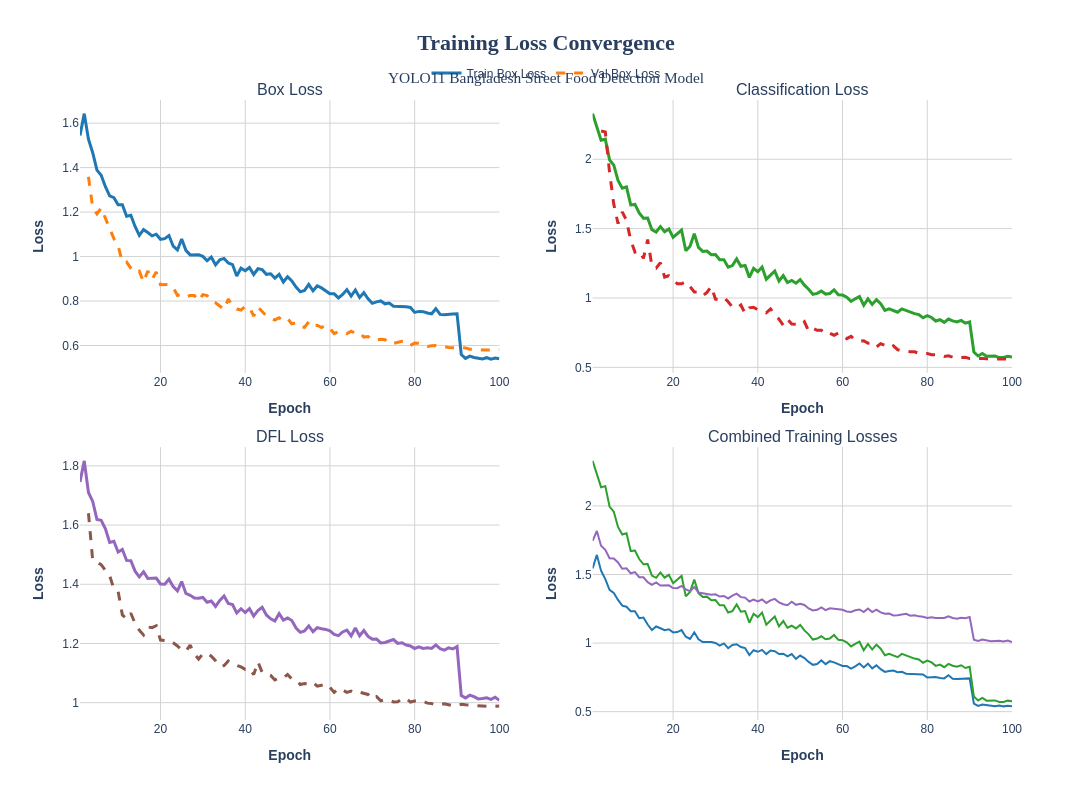

Write notebook code for a chart like this one.
### Code cell
# Training Loss Convergence Plot
fig_loss = make_subplots(
    rows=2, cols=2,
    subplot_titles=('Box Loss', 'Classification Loss', 'DFL Loss', 'Combined Training Losses'),
    vertical_spacing=0.12,
    horizontal_spacing=0.1
)

# Box Loss
fig_loss.add_trace(
    go.Scatter(
        x=df['epoch'],
        y=df['train/box_loss'],
        mode='lines',
        name='Train Box Loss',
        line=dict(color='#1f77b4', width=3),
        hovertemplate='<b>Epoch:</b> %{x}<br><b>Box Loss:</b> %{y:.4f}<extra></extra>'
    ),
    row=1, col=1
)

# Add validation box loss where available
val_box_mask = df['val/box_loss'].notna()
if val_box_mask.any():
    fig_loss.add_trace(
        go.Scatter(
            x=df[val_box_mask]['epoch'],
            y=df[val_box_mask]['val/box_loss'],
            mode='lines',
            name='Val Box Loss',
            line=dict(color='#ff7f0e', width=3, dash='dash'),
            hovertemplate='<b>Epoch:</b> %{x}<br><b>Val Box Loss:</b> %{y:.4f}<extra></extra>'
        ),
        row=1, col=1
    )

# Classification Loss
fig_loss.add_trace(
    go.Scatter(
        x=df['epoch'],
        y=df['train/cls_loss'],
        mode='lines',
        name='Train Cls Loss',
        line=dict(color='#2ca02c', width=3),
        hovertemplate='<b>Epoch:</b> %{x}<br><b>Cls Loss:</b> %{y:.4f}<extra></extra>',
        showlegend=False
    ),
    row=1, col=2
)

val_cls_mask = df['val/cls_loss'].notna()
if val_cls_mask.any():
    fig_loss.add_trace(
        go.Scatter(
            x=df[val_cls_mask]['epoch'],
            y=df[val_cls_mask]['val/cls_loss'],
            mode='lines',
            name='Val Cls Loss',
            line=dict(color='#d62728', width=3, dash='dash'),
            hovertemplate='<b>Epoch:</b> %{x}<br><b>Val Cls Loss:</b> %{y:.4f}<extra></extra>',
            showlegend=False
        ),
        row=1, col=2
    )

# DFL Loss
fig_loss.add_trace(
    go.Scatter(
        x=df['epoch'],
        y=df['train/dfl_loss'],
        mode='lines',
        name='Train DFL Loss',
        line=dict(color='#9467bd', width=3),
        hovertemplate='<b>Epoch:</b> %{x}<br><b>DFL Loss:</b> %{y:.4f}<extra></extra>',
        showlegend=False
    ),
    row=2, col=1
)

val_dfl_mask = df['val/dfl_loss'].notna()
if val_dfl_mask.any():
    fig_loss.add_trace(
        go.Scatter(
            x=df[val_dfl_mask]['epoch'],
            y=df[val_dfl_mask]['val/dfl_loss'],
            mode='lines',
            name='Val DFL Loss',
            line=dict(color='#8c564b', width=3, dash='dash'),
            hovertemplate='<b>Epoch:</b> %{x}<br><b>Val DFL Loss:</b> %{y:.4f}<extra></extra>',
            showlegend=False
        ),
        row=2, col=1
    )

# Combined losses
fig_loss.add_trace(
    go.Scatter(
        x=df['epoch'],
        y=df['train/box_loss'],
        mode='lines',
        name='Box Loss',
        line=dict(color='#1f77b4', width=2),
        hovertemplate='<b>Epoch:</b> %{x}<br><b>Box Loss:</b> %{y:.4f}<extra></extra>',
        showlegend=False
    ),
    row=2, col=2
)

fig_loss.add_trace(
    go.Scatter(
        x=df['epoch'],
        y=df['train/cls_loss'],
        mode='lines',
        name='Cls Loss',
        line=dict(color='#2ca02c', width=2),
        hovertemplate='<b>Epoch:</b> %{x}<br><b>Cls Loss:</b> %{y:.4f}<extra></extra>',
        showlegend=False
    ),
    row=2, col=2
)

fig_loss.add_trace(
    go.Scatter(
        x=df['epoch'],
        y=df['train/dfl_loss'],
        mode='lines',
        name='DFL Loss',
        line=dict(color='#9467bd', width=2),
        hovertemplate='<b>Epoch:</b> %{x}<br><b>DFL Loss:</b> %{y:.4f}<extra></extra>',
        showlegend=False
    ),
    row=2, col=2
)

fig_loss.update_layout(
    title={
        'text': '<b>Training Loss Convergence</b><br><sub>YOLO11 Bangladesh Street Food Detection Model</sub>',
        'x': 0.5,
        'xanchor': 'center',
        'font': {'size': 22, 'family': 'Arial Black'}
    },
    font=dict(family="Arial", size=14),
    plot_bgcolor='white',
    paper_bgcolor='white',
    width=1200,
    height=800,
    legend=dict(
        orientation="h",
        yanchor="bottom",
        y=1.02,
        xanchor="center",
        x=0.5,
        font=dict(size=12)
    )
)

# Update axes
for i in range(1, 3):
    for j in range(1, 3):
        fig_loss.update_xaxes(
            title_text="<b>Epoch</b>",
            title_font_size=14,
            tickfont_size=12,
            showgrid=True,
            gridwidth=1,
            gridcolor='lightgray',
            row=i, col=j
        )
        
        fig_loss.update_yaxes(
            title_text="<b>Loss</b>",
            title_font_size=14,
            tickfont_size=12,
            showgrid=True,
            gridwidth=1,
            gridcolor='lightgray',
            row=i, col=j
        )

fig_loss.show()

### Figure 1 — Plotly figure (JSON) as saved in the notebook; plotly's stock layout.template omitted (floating-point values rounded to 4 significant figures)
{"data": [{"hovertemplate": "<b>Epoch:</b> %{x}<br><b>Box Loss:</b> %{y:.4f}<extra></extra>", "line": {"color": "#1f77b4", "width": 3}, "mode": "lines", "name": "Train Box Loss", "type": "scatter", "x": [1, 2, 3, 4, 5, 6, 7, 8, 9, 10, 11, 12, 13, 14, 15, 16, 17, 18, 19, 20, 21, 22, 23, 24, 25, 26, 27, 28, 29, 30, 31, 32, 33, 34, 35, 36, 37, 38, 39, 40, 41, 42, 43, 44, 45, 46, 47, 48, 49, 50, 51, 52, 53, 54, 55, 56, 57, 58, 59, 60, 61, 62, 63, 64, 65, 66, 67, 68, 69, 70, 71, 72, 73, 74, 75, 76, 77, 78, 79, 80, 81, 82, 83, 84, 85, 86, 87, 88, 89, 90, 91, 92, 93, 94, 95, 96, 97, 98, 99, 100], "xaxis": "x", "y": [1.545, 1.643, 1.528, 1.467, 1.388, 1.366, 1.314, 1.273, 1.265, 1.233, 1.233, 1.182, 1.186, 1.135, 1.095, 1.121, 1.108, 1.093, 1.1, 1.078, 1.08, 1.094, 1.046, 1.03, 1.079, 1.028, 1.008, 1.008, 1.008, 1.001, 0.9811, 0.9972, 0.9626, 0.9856, 0.9916, 0.9711, 0.9639, 0.9125, 0.9479, 0.9364, 0.9506, 0.9194, 0.9452, 0.9411, 0.9201, 0.9224, 0.9029, 0.9196, 0.8853, 0.9091, 0.8906, 0.8625, 0.8414, 0.8477, 0.8749, 0.846, 0.8679, 0.859, 0.8456, 0.8332, 0.8325, 0.8141, 0.8298, 0.8514, 0.8222, 0.8497, 0.816, 0.8377, 0.8098, 0.7896, 0.7962, 0.8003, 0.7875, 0.7906, 0.7767, 0.7764, 0.7727, 0.7741, 0.7708, 0.749, 0.7534, 0.7522, 0.7461, 0.7426, 0.7655, 0.7399, 0.7385, 0.7415, 0.7413, 0.7423, 0.5592, 0.5419, 0.5521, 0.5462, 0.5433, 0.5397, 0.5452, 0.5386, 0.5435, 0.54], "yaxis": "y"}, {"hovertemplate": "<b>Epoch:</b> %{x}<br><b>Val Box Loss:</b> %{y:.4f}<extra></extra>", "line": {"color": "#ff7f0e", "dash": "dash", "width": 3}, "mode": "lines", "name": "Val Box Loss", "type": "scatter", "x": [3, 4, 5, 6, 7, 8, 9, 10, 11, 12, 13, 14, 15, 16, 17, 18, 19, 20, 21, 22, 23, 24, 25, 26, 27, 28, 29, 30, 31, 32, 33, 34, 35, 36, 37, 38, 39, 40, 41, 42, 43, 44, 45, 46, 47, 48, 49, 50, 51, 52, 53, 54, 55, 56, 57, 58, 59, 60, 61, 62, 63, 64, 65, 66, 67, 68, 69, 70, 71, 72, 73, 74, 75, 76, 77, 78, 79, 80, 81, 82, 83, 84, 85, 86, 87, 88, 89, 90, 91, 92, 93, 94, 95, 96, 97, 98, 99, 100], "xaxis": "x", "y": [1.359, 1.219, 1.192, 1.219, 1.172, 1.128, 1.08, 1.049, 0.9743, 0.9753, 0.9477, 0.9283, 0.9342, 0.8849, 0.9354, 0.8972, 0.9307, 0.8738, 0.8739, 0.8746, 0.8606, 0.8253, 0.8306, 0.8193, 0.8246, 0.8253, 0.8009, 0.8289, 0.8246, 0.7996, 0.7924, 0.7775, 0.7621, 0.8086, 0.779, 0.7641, 0.7594, 0.7761, 0.7726, 0.7321, 0.7729, 0.7532, 0.733, 0.7239, 0.7142, 0.7248, 0.7123, 0.7216, 0.6973, 0.7021, 0.6845, 0.6812, 0.7072, 0.6872, 0.6909, 0.681, 0.6914, 0.6775, 0.6532, 0.6625, 0.6587, 0.6534, 0.6641, 0.6544, 0.6576, 0.638, 0.6406, 0.6259, 0.6251, 0.6285, 0.6263, 0.6079, 0.6092, 0.6157, 0.6188, 0.6173, 0.6005, 0.6107, 0.6097, 0.6045, 0.596, 0.5987, 0.5995, 0.5946, 0.5945, 0.591, 0.5899, 0.5884, 0.5891, 0.5893, 0.5833, 0.5809, 0.5815, 0.5802, 0.5795, 0.5796, 0.5796, 0.5807], "yaxis": "y"}, {"hovertemplate": "<b>Epoch:</b> %{x}<br><b>Cls Loss:</b> %{y:.4f}<extra></extra>", "line": {"color": "#2ca02c", "width": 3}, "mode": "lines", "name": "Train Cls Loss", "showlegend": false, "type": "scatter", "x": [1, 2, 3, 4, 5, 6, 7, 8, 9, 10, 11, 12, 13, 14, 15, 16, 17, 18, 19, 20, 21, 22, 23, 24, 25, 26, 27, 28, 29, 30, 31, 32, 33, 34, 35, 36, 37, 38, 39, 40, 41, 42, 43, 44, 45, 46, 47, 48, 49, 50, 51, 52, 53, 54, 55, 56, 57, 58, 59, 60, 61, 62, 63, 64, 65, 66, 67, 68, 69, 70, 71, 72, 73, 74, 75, 76, 77, 78, 79, 80, 81, 82, 83, 84, 85, 86, 87, 88, 89, 90, 91, 92, 93, 94, 95, 96, 97, 98, 99, 100], "xaxis": "x2", "y": [2.329, 2.239, 2.137, 2.144, 1.995, 1.958, 1.847, 1.791, 1.8, 1.671, 1.674, 1.612, 1.575, 1.576, 1.492, 1.476, 1.515, 1.477, 1.498, 1.437, 1.463, 1.49, 1.34, 1.373, 1.462, 1.364, 1.336, 1.339, 1.312, 1.314, 1.276, 1.276, 1.222, 1.233, 1.281, 1.228, 1.234, 1.149, 1.214, 1.19, 1.223, 1.134, 1.165, 1.194, 1.122, 1.161, 1.112, 1.126, 1.107, 1.132, 1.092, 1.063, 1.026, 1.033, 1.049, 1.028, 1.033, 1.059, 1.024, 1.021, 1.006, 0.9752, 0.994, 1.01, 0.9478, 0.9934, 0.9532, 0.9881, 0.9593, 0.9109, 0.9219, 0.907, 0.8971, 0.9212, 0.9083, 0.8991, 0.887, 0.8807, 0.8568, 0.8723, 0.8594, 0.8339, 0.8435, 0.8241, 0.8481, 0.8349, 0.8273, 0.8383, 0.8184, 0.8277, 0.6109, 0.5819, 0.5995, 0.5799, 0.579, 0.5818, 0.5704, 0.5711, 0.5803, 0.5751], "yaxis": "y2"}, {"hovertemplate": "<b>Epoch:</b> %{x}<br><b>Val Cls Loss:</b> %{y:.4f}<extra></extra>", "line": {"color": "#d62728", "dash": "dash", "width": 3}, "mode": "lines", "name": "Val Cls Loss", "showlegend": false, "type": "scatter", "x": [3, 4, 5, 6, 7, 8, 9, 10, 11, 12, 13, 14, 15, 16, 17, 18, 19, 20, 21, 22, 23, 24, 25, 26, 27, 28, 29, 30, 31, 32, 33, 34, 35, 36, 37, 38, 39, 40, 41, 42, 43, 44, 45, 46, 47, 48, 49, 50, 51, 52, 53, 54, 55, 56, 57, 58, 59, 60, 61, 62, 63, 64, 65, 66, 67, 68, 69, 70, 71, 72, 73, 74, 75, 76, 77, 78, 79, 80, 81, 82, 83, 84, 85, 86, 87, 88, 89, 90, 91, 92, 93, 94, 95, 96, 97, 98, 99, 100], "xaxis": "x2", "y": [2.204, 2.197, 1.907, 1.676, 1.536, 1.62, 1.559, 1.415, 1.331, 1.342, 1.285, 1.422, 1.231, 1.215, 1.255, 1.151, 1.16, 1.133, 1.102, 1.102, 1.118, 1.082, 1.043, 1.044, 1.016, 1.04, 1.084, 0.9921, 0.9867, 1.002, 0.9731, 0.9344, 0.9287, 0.9492, 0.8884, 0.9291, 0.9327, 0.9146, 0.9071, 0.8932, 0.9213, 0.883, 0.8474, 0.803, 0.8463, 0.8121, 0.8106, 0.8017, 0.8285, 0.7617, 0.7823, 0.7669, 0.7668, 0.7377, 0.7458, 0.7316, 0.7474, 0.7303, 0.7068, 0.7237, 0.6966, 0.6883, 0.6918, 0.6738, 0.6771, 0.6473, 0.6712, 0.6576, 0.6408, 0.6555, 0.6275, 0.6189, 0.6135, 0.6131, 0.6117, 0.6013, 0.5988, 0.6, 0.5916, 0.5885, 0.5891, 0.5784, 0.5827, 0.5736, 0.5644, 0.5709, 0.5727, 0.5634, 0.5644, 0.5645, 0.5633, 0.5611, 0.5605, 0.5626, 0.5608, 0.5603, 0.5591, 0.5593], "yaxis": "y2"}, {"hovertemplate": "<b>Epoch:</b> %{x}<br><b>DFL Loss:</b> %{y:.4f}<extra></extra>", "line": {"color": "#9467bd", "width": 3}, "mode": "lines", "name": "Train DFL Loss", "showlegend": false, "type": "scatter", "x": [1, 2, 3, 4, 5, 6, 7, 8, 9, 10, 11, 12, 13, 14, 15, 16, 17, 18, 19, 20, 21, 22, 23, 24, 25, 26, 27, 28, 29, 30, 31, 32, 33, 34, 35, 36, 37, 38, 39, 40, 41, 42, 43, 44, 45, 46, 47, 48, 49, 50, 51, 52, 53, 54, 55, 56, 57, 58, 59, 60, 61, 62, 63, 64, 65, 66, 67, 68, 69, 70, 71, 72, 73, 74, 75, 76, 77, 78, 79, 80, 81, 82, 83, 84, 85, 86, 87, 88, 89, 90, 91, 92, 93, 94, 95, 96, 97, 98, 99, 100], "xaxis": "x3", "y": [1.746, 1.817, 1.71, 1.68, 1.619, 1.616, 1.587, 1.542, 1.545, 1.509, 1.517, 1.481, 1.48, 1.444, 1.425, 1.442, 1.42, 1.42, 1.421, 1.401, 1.4, 1.417, 1.392, 1.378, 1.409, 1.369, 1.363, 1.354, 1.353, 1.355, 1.339, 1.343, 1.325, 1.345, 1.36, 1.335, 1.331, 1.303, 1.317, 1.304, 1.318, 1.292, 1.311, 1.322, 1.296, 1.283, 1.276, 1.301, 1.279, 1.286, 1.278, 1.252, 1.238, 1.242, 1.259, 1.24, 1.254, 1.25, 1.247, 1.242, 1.23, 1.227, 1.239, 1.245, 1.226, 1.252, 1.226, 1.244, 1.224, 1.215, 1.215, 1.202, 1.203, 1.208, 1.213, 1.2, 1.203, 1.195, 1.192, 1.183, 1.188, 1.183, 1.185, 1.183, 1.195, 1.183, 1.178, 1.185, 1.181, 1.19, 1.024, 1.016, 1.025, 1.02, 1.013, 1.014, 1.017, 1.011, 1.018, 1.008], "yaxis": "y3"}, {"hovertemplate": "<b>Epoch:</b> %{x}<br><b>Val DFL Loss:</b> %{y:.4f}<extra></extra>", "line": {"color": "#8c564b", "dash": "dash", "width": 3}, "mode": "lines", "name": "Val DFL Loss", "showlegend": false, "type": "scatter", "x": [3, 4, 5, 6, 7, 8, 9, 10, 11, 12, 13, 14, 15, 16, 17, 18, 19, 20, 21, 22, 23, 24, 25, 26, 27, 28, 29, 30, 31, 32, 33, 34, 35, 36, 37, 38, 39, 40, 41, 42, 43, 44, 45, 46, 47, 48, 49, 50, 51, 52, 53, 54, 55, 56, 57, 58, 59, 60, 61, 62, 63, 64, 65, 66, 67, 68, 69, 70, 71, 72, 73, 74, 75, 76, 77, 78, 79, 80, 81, 82, 83, 84, 85, 86, 87, 88, 89, 90, 91, 92, 93, 94, 95, 96, 97, 98, 99, 100], "xaxis": "x3", "y": [1.64, 1.48, 1.475, 1.466, 1.447, 1.429, 1.384, 1.376, 1.297, 1.283, 1.302, 1.268, 1.245, 1.229, 1.256, 1.254, 1.26, 1.212, 1.21, 1.211, 1.202, 1.192, 1.177, 1.174, 1.195, 1.165, 1.147, 1.165, 1.167, 1.157, 1.142, 1.123, 1.125, 1.141, 1.131, 1.127, 1.121, 1.113, 1.116, 1.095, 1.138, 1.102, 1.098, 1.092, 1.077, 1.085, 1.083, 1.095, 1.08, 1.078, 1.061, 1.065, 1.061, 1.068, 1.056, 1.059, 1.064, 1.051, 1.035, 1.048, 1.043, 1.035, 1.039, 1.032, 1.035, 1.032, 1.028, 1.012, 1.02, 1.006, 1.01, 1.008, 1.003, 1.003, 1.014, 1.014, 1.002, 1.006, 1.008, 1.004, 0.9983, 0.9968, 0.9923, 0.9932, 0.9965, 0.9931, 0.9892, 0.9893, 0.9946, 0.9927, 0.9911, 0.9896, 0.9888, 0.9887, 0.9875, 0.9879, 0.9879, 0.9886], "yaxis": "y3"}, {"hovertemplate": "<b>Epoch:</b> %{x}<br><b>Box Loss:</b> %{y:.4f}<extra></extra>", "line": {"color": "#1f77b4", "width": 2}, "mode": "lines", "name": "Box Loss", "showlegend": false, "type": "scatter", "x": [1, 2, 3, 4, 5, 6, 7, 8, 9, 10, 11, 12, 13, 14, 15, 16, 17, 18, 19, 20, 21, 22, 23, 24, 25, 26, 27, 28, 29, 30, 31, 32, 33, 34, 35, 36, 37, 38, 39, 40, 41, 42, 43, 44, 45, 46, 47, 48, 49, 50, 51, 52, 53, 54, 55, 56, 57, 58, 59, 60, 61, 62, 63, 64, 65, 66, 67, 68, 69, 70, 71, 72, 73, 74, 75, 76, 77, 78, 79, 80, 81, 82, 83, 84, 85, 86, 87, 88, 89, 90, 91, 92, 93, 94, 95, 96, 97, 98, 99, 100], "xaxis": "x4", "y": [1.545, 1.643, 1.528, 1.467, 1.388, 1.366, 1.314, 1.273, 1.265, 1.233, 1.233, 1.182, 1.186, 1.135, 1.095, 1.121, 1.108, 1.093, 1.1, 1.078, 1.08, 1.094, 1.046, 1.03, 1.079, 1.028, 1.008, 1.008, 1.008, 1.001, 0.9811, 0.9972, 0.9626, 0.9856, 0.9916, 0.9711, 0.9639, 0.9125, 0.9479, 0.9364, 0.9506, 0.9194, 0.9452, 0.9411, 0.9201, 0.9224, 0.9029, 0.9196, 0.8853, 0.9091, 0.8906, 0.8625, 0.8414, 0.8477, 0.8749, 0.846, 0.8679, 0.859, 0.8456, 0.8332, 0.8325, 0.8141, 0.8298, 0.8514, 0.8222, 0.8497, 0.816, 0.8377, 0.8098, 0.7896, 0.7962, 0.8003, 0.7875, 0.7906, 0.7767, 0.7764, 0.7727, 0.7741, 0.7708, 0.749, 0.7534, 0.7522, 0.7461, 0.7426, 0.7655, 0.7399, 0.7385, 0.7415, 0.7413, 0.7423, 0.5592, 0.5419, 0.5521, 0.5462, 0.5433, 0.5397, 0.5452, 0.5386, 0.5435, 0.54], "yaxis": "y4"}, {"hovertemplate": "<b>Epoch:</b> %{x}<br><b>Cls Loss:</b> %{y:.4f}<extra></extra>", "line": {"color": "#2ca02c", "width": 2}, "mode": "lines", "name": "Cls Loss", "showlegend": false, "type": "scatter", "x": [1, 2, 3, 4, 5, 6, 7, 8, 9, 10, 11, 12, 13, 14, 15, 16, 17, 18, 19, 20, 21, 22, 23, 24, 25, 26, 27, 28, 29, 30, 31, 32, 33, 34, 35, 36, 37, 38, 39, 40, 41, 42, 43, 44, 45, 46, 47, 48, 49, 50, 51, 52, 53, 54, 55, 56, 57, 58, 59, 60, 61, 62, 63, 64, 65, 66, 67, 68, 69, 70, 71, 72, 73, 74, 75, 76, 77, 78, 79, 80, 81, 82, 83, 84, 85, 86, 87, 88, 89, 90, 91, 92, 93, 94, 95, 96, 97, 98, 99, 100], "xaxis": "x4", "y": [2.329, 2.239, 2.137, 2.144, 1.995, 1.958, 1.847, 1.791, 1.8, 1.671, 1.674, 1.612, 1.575, 1.576, 1.492, 1.476, 1.515, 1.477, 1.498, 1.437, 1.463, 1.49, 1.34, 1.373, 1.462, 1.364, 1.336, 1.339, 1.312, 1.314, 1.276, 1.276, 1.222, 1.233, 1.281, 1.228, 1.234, 1.149, 1.214, 1.19, 1.223, 1.134, 1.165, 1.194, 1.122, 1.161, 1.112, 1.126, 1.107, 1.132, 1.092, 1.063, 1.026, 1.033, 1.049, 1.028, 1.033, 1.059, 1.024, 1.021, 1.006, 0.9752, 0.994, 1.01, 0.9478, 0.9934, 0.9532, 0.9881, 0.9593, 0.9109, 0.9219, 0.907, 0.8971, 0.9212, 0.9083, 0.8991, 0.887, 0.8807, 0.8568, 0.8723, 0.8594, 0.8339, 0.8435, 0.8241, 0.8481, 0.8349, 0.8273, 0.8383, 0.8184, 0.8277, 0.6109, 0.5819, 0.5995, 0.5799, 0.579, 0.5818, 0.5704, 0.5711, 0.5803, 0.5751], "yaxis": "y4"}, {"hovertemplate": "<b>Epoch:</b> %{x}<br><b>DFL Loss:</b> %{y:.4f}<extra></extra>", "line": {"color": "#9467bd", "width": 2}, "mode": "lines", "name": "DFL Loss", "showlegend": false, "type": "scatter", "x": [1, 2, 3, 4, 5, 6, 7, 8, 9, 10, 11, 12, 13, 14, 15, 16, 17, 18, 19, 20, 21, 22, 23, 24, 25, 26, 27, 28, 29, 30, 31, 32, 33, 34, 35, 36, 37, 38, 39, 40, 41, 42, 43, 44, 45, 46, 47, 48, 49, 50, 51, 52, 53, 54, 55, 56, 57, 58, 59, 60, 61, 62, 63, 64, 65, 66, 67, 68, 69, 70, 71, 72, 73, 74, 75, 76, 77, 78, 79, 80, 81, 82, 83, 84, 85, 86, 87, 88, 89, 90, 91, 92, 93, 94, 95, 96, 97, 98, 99, 100], "xaxis": "x4", "y": [1.746, 1.817, 1.71, 1.68, 1.619, 1.616, 1.587, 1.542, 1.545, 1.509, 1.517, 1.481, 1.48, 1.444, 1.425, 1.442, 1.42, 1.42, 1.421, 1.401, 1.4, 1.417, 1.392, 1.378, 1.409, 1.369, 1.363, 1.354, 1.353, 1.355, 1.339, 1.343, 1.325, 1.345, 1.36, 1.335, 1.331, 1.303, 1.317, 1.304, 1.318, 1.292, 1.311, 1.322, 1.296, 1.283, 1.276, 1.301, 1.279, 1.286, 1.278, 1.252, 1.238, 1.242, 1.259, 1.24, 1.254, 1.25, 1.247, 1.242, 1.23, 1.227, 1.239, 1.245, 1.226, 1.252, 1.226, 1.244, 1.224, 1.215, 1.215, 1.202, 1.203, 1.208, 1.213, 1.2, 1.203, 1.195, 1.192, 1.183, 1.188, 1.183, 1.185, 1.183, 1.195, 1.183, 1.178, 1.185, 1.181, 1.19, 1.024, 1.016, 1.025, 1.02, 1.013, 1.014, 1.017, 1.011, 1.018, 1.008], "yaxis": "y4"}], "layout": {"annotations": [{"font": {"size": 16}, "showarrow": false, "text": "Box Loss", "x": 0.225, "xanchor": "center", "xref": "paper", "y": 1, "yanchor": "bottom", "yref": "paper"}, {"font": {"size": 16}, "showarrow": false, "text": "Classification Loss", "x": 0.775, "xanchor": "center", "xref": "paper", "y": 1, "yanchor": "bottom", "yref": "paper"}, {"font": {"size": 16}, "showarrow": false, "text": "DFL Loss", "x": 0.225, "xanchor": "center", "xref": "paper", "y": 0.44, "yanchor": "bottom", "yref": "paper"}, {"font": {"size": 16}, "showarrow": false, "text": "Combined Training Losses", "x": 0.775, "xanchor": "center", "xref": "paper", "y": 0.44, "yanchor": "bottom", "yref": "paper"}], "font": {"family": "Arial", "size": 14}, "height": 800, "legend": {"font": {"size": 12}, "orientation": "h", "x": 0.5, "xanchor": "center", "y": 1.02, "yanchor": "bottom"}, "paper_bgcolor": "white", "plot_bgcolor": "white", "title": {"font": {"family": "Arial Black", "size": 22}, "text": "<b>Training Loss Convergence</b><br><sub>YOLO11 Bangladesh Street Food Detection Model</sub>", "x": 0.5, "xanchor": "center"}, "width": 1200, "xaxis": {"anchor": "y", "domain": [0, 0.45], "gridcolor": "lightgray", "gridwidth": 1, "showgrid": true, "tickfont": {"size": 12}, "title": {"font": {"size": 14}, "text": "<b>Epoch</b>"}}, "xaxis2": {"anchor": "y2", "domain": [0.55, 1], "gridcolor": "lightgray", "gridwidth": 1, "showgrid": true, "tickfont": {"size": 12}, "title": {"font": {"size": 14}, "text": "<b>Epoch</b>"}}, "xaxis3": {"anchor": "y3", "domain": [0, 0.45], "gridcolor": "lightgray", "gridwidth": 1, "showgrid": true, "tickfont": {"size": 12}, "title": {"font": {"size": 14}, "text": "<b>Epoch</b>"}}, "xaxis4": {"anchor": "y4", "domain": [0.55, 1], "gridcolor": "lightgray", "gridwidth": 1, "showgrid": true, "tickfont": {"size": 12}, "title": {"font": {"size": 14}, "text": "<b>Epoch</b>"}}, "yaxis": {"anchor": "x", "domain": [0.56, 1], "gridcolor": "lightgray", "gridwidth": 1, "showgrid": true, "tickfont": {"size": 12}, "title": {"font": {"size": 14}, "text": "<b>Loss</b>"}}, "yaxis2": {"anchor": "x2", "domain": [0.56, 1], "gridcolor": "lightgray", "gridwidth": 1, "showgrid": true, "tickfont": {"size": 12}, "title": {"font": {"size": 14}, "text": "<b>Loss</b>"}}, "yaxis3": {"anchor": "x3", "domain": [0, 0.44], "gridcolor": "lightgray", "gridwidth": 1, "showgrid": true, "tickfont": {"size": 12}, "title": {"font": {"size": 14}, "text": "<b>Loss</b>"}}, "yaxis4": {"anchor": "x4", "domain": [0, 0.44], "gridcolor": "lightgray", "gridwidth": 1, "showgrid": true, "tickfont": {"size": 12}, "title": {"font": {"size": 14}, "text": "<b>Loss</b>"}}}}
